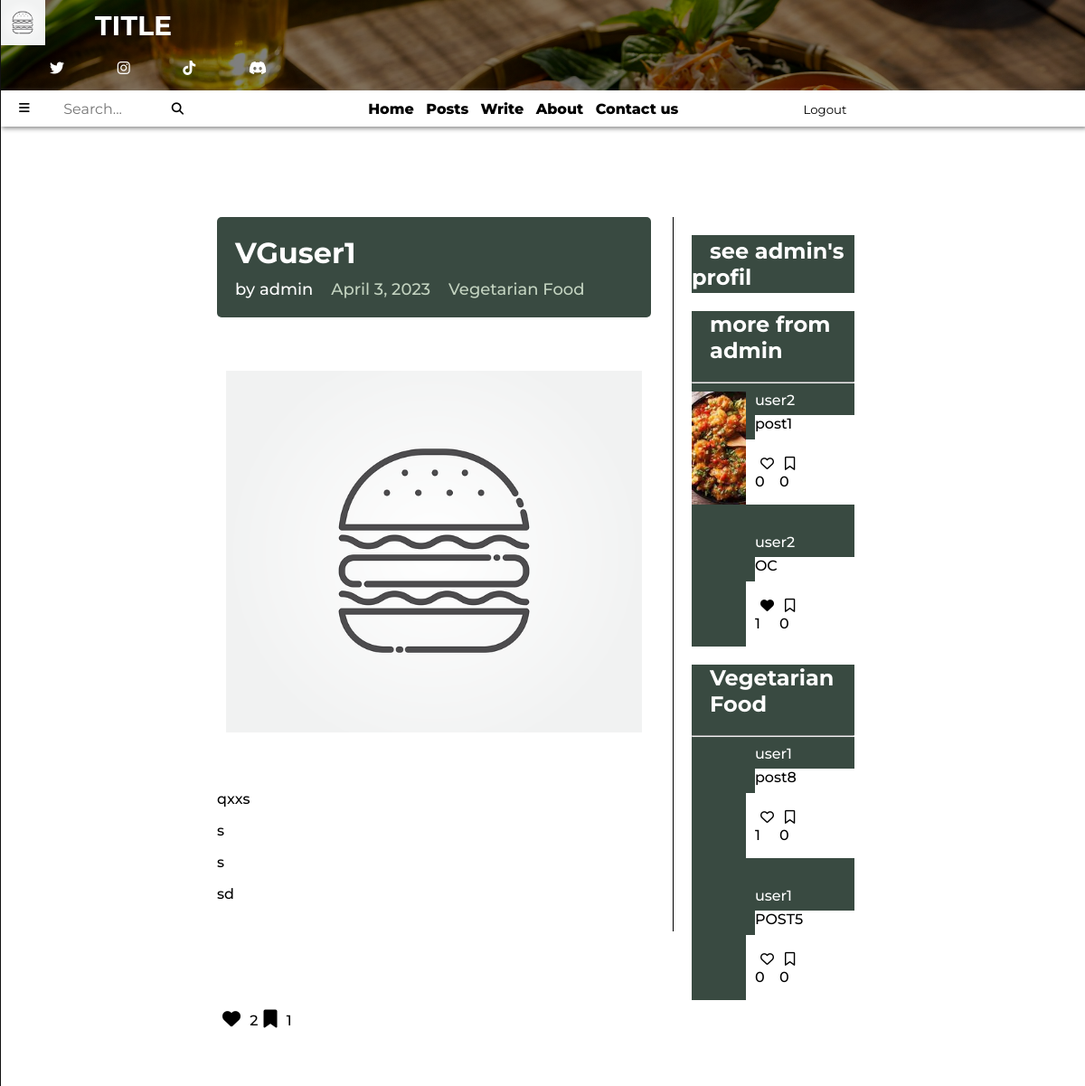
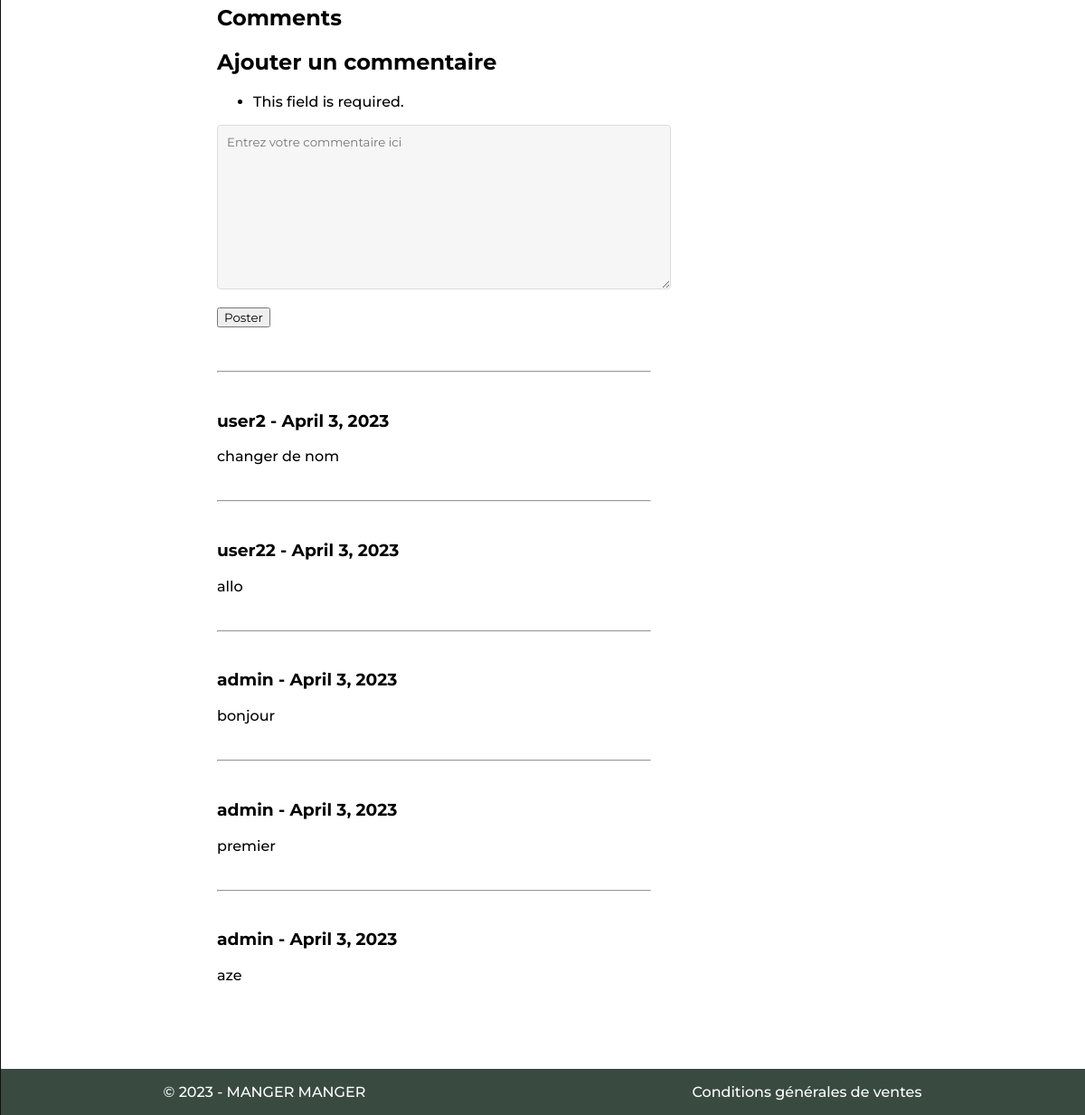
The page /post_display/4/admin/Vegetarian Food/ (signed in) on the database its author committed (2 pictures, top to bottom).
### blog_app/models.py (models this page shows, shortened)
class PostModels(models.Model): # structure d'un article de blog
    class Categories(models.TextChoices): # permet de définir des choix textuels pour la catégorie
        Healthy_Food = 'Healthy Food' # Healthy Food ... sont les clés classées dans la BDD pour chaque catégories
        Organic_Cuisine = 'Organic Cuisine'
        Vegetarian_Food = 'Vegetarian Food'
    user_id= models.ForeignKey(UserModels, on_delete=models.CASCADE)
    categorie = models.fields.CharField(choices=Categories.choices, max_length=15)
    date = models.DateField(auto_now_add=True)
    title = models.CharField(max_length=30, blank=False)
    content = RichTextUploadingField(blank=False, null=True)
    image = models.ImageField(upload_to='posts_images/', blank=False, null=True)
    favoris = models.ManyToManyField(UserModels, blank=True, related_name='favoris')
    bookmark = models.ManyToManyField(UserModels, blank=True, related_name='bookmark')
    objects = PostManager()

class UserModels(AbstractUser):
    description = models.TextField(blank=True, null=True)
    objects = UserManager()

class CommentModels(models.Model):
    username = models.CharField(max_length=30, blank=False)
    date = models.DateField(auto_now_add=True)
    content = models.TextField(max_length=200, blank=False)
    post = models.ForeignKey(PostModels, on_delete=models.CASCADE, related_name='comments')

### blog_app/views.py (the view, shortened to what this page needs)
# urls.py: path('post_display/<int:pk>/<str:user_id>/<str:categorie>/', views.post_detail, name='post_detail'),
def post_detail(request, pk, user_id, categorie):
    post = get_object_or_404(models.PostModels, pk=pk)
    by_username = models.PostModels.objects.filter(user_id=request.user.id).exclude(id__in=[post.id]).order_by('-id')[:2]
    by_categorie = models.PostModels.objects.filter(categorie=categorie).exclude(id__in=[post.id]+[post2.id for post2 in by_username]).order_by('-id')[:2]
    comments = models.CommentModels.objects.filter(post=post).order_by('-id')
    if request.user.is_authenticated:
        form = forms.CreateCommentForm(request.POST)
    else:
        form = None
    context = {
        'first_post': post,
        'post': post,
        'by_categorie': by_categorie,
        'by_username': by_username,
        'comments': comments,
        'form': form,
    }
    return render(request, 'blog_app/post/post_detail.html', context)

### blog_app/forms.py
class CreateCommentForm(forms.ModelForm):
    class Meta:
        model = models.CommentModels
        fields = ['content']
        labels = {
            'content': ''
        }
        widgets = {
            'content': forms.Textarea(attrs={'class': 'form-control', 'placeholder': 'Entrez votre commentaire ici', 'id': 'id_content'}),
        }

### blog_app/templates/blog_app/post/post_detail.html (shortened to what this page needs)
{% extends 'base.html' %}
    {% block stylesheet %}
    {% load static %}
    <link rel="stylesheet" href="{% static 'blog_app/post_detail.css' %}">
    {% endblock stylesheet %}
    {% block index %}
    {% include 'top_page.html' %}
    {% include 'nav.html' %}
    <div class="contents">
        <div class="main-content">
            <div class="content">
                <div class="banner">
                    <h1>{{ post.title }}</h1>
                    <div class="post-info">
                        <span>by {{ post.user_id.username }}</span>
                        <span class="date">{{ post.date }}</span>
                        <span class="category">{{ post.categorie }}</span>
                    </div>
                  </div>
                <br>
                <div class="post-img" style="background-image: url('{{ MEDIA_URL }}{{ post.image.url }}');">
                </div>
                <br>
                <br>
                <div class="content">{{ post.content|safe }}</div>
                <div class="icons">
                    {% include "blog_app/favori_btn.html" %}
                    {% include "blog_app/bookmark_btn.html" %}
                </div>
            </div>
            {% include "blog_app/comments.html" with pk=post.id|default_if_none:'' %}
        </div>
        <div class="more">
            <div class="box-user-profil-btn">
                <h2><a href="{% url 'account' user_id=post.user_id.id %}">see {{ post.user_id.username }}'s profil</a></h2>
            </div>
            <div class="more-posts">
                <h2>more from {{ post.user_id.username }}</h2>
                <hr>
                <div class="more-posts-grid">
                    {% for post in by_username|slice:":2" %}
                        <div class="post">
                            <div class="post-img img-zoom"
                                style="background-image: url('{{ MEDIA_URL }}{{ post.image.url }}');"
                                onclick="location.href='{% url 'post_detail' pk=post.id user_id=post.user_id categorie=post.categorie %}'">
                            </div>
                            <div class="post-description"
                                onclick="location.href='{% url 'post_detail' pk=post.id user_id=post.user_id categorie=post.categorie %}'">
                                <a href="{% url 'posts_filter' filter_by='username' value=post.user_id.id %}" class="author transition-btn">
                                    {{ post.user_id.username }}
                                </a>
                                <div class="description-text"
                                    onclick="location.href='{% url 'post_detail' pk=post.id user_id=post.user_id categorie=post.categorie %}'">
                                    {{ post.title|safe }}
                                </div>
                            </div>
                            <div class="icons boutons">
                                {% include "blog_app/favori_btn.html" %}
                                {% include "blog_app/bookmark_btn.html" %}
                            </div>
                            <div class="vide" onclick="location.href='{% url 'post_detail' pk=post.id user_id=post.user_id categorie=post.categorie %}'">
                            </div>
                        </div>
                    {% endfor %}
                </div>
            </div>
            <div class="more-posts">
                <h2>{{ post.categorie }}</h2>
                <hr>
                <div class="more-posts-grid">
                    {% for post in by_categorie|slice:":2" %}
                            <div class="post">
                                <div class="post-img img-zoom"
                                    style="background-image: url('{{ MEDIA_URL }}{{ post.image.url }}');"
                                    onclick="location.href='{% url 'post_detail' pk=post.id user_id=post.user_id categorie=post.categorie %}'">
                                </div>
                            <div class="post-description">
                                <a href="{% url 'posts_filter' filter_by='username' value=post.user_id.id %}" class="author transition-btn">
                                    {{ post.user_id.username }}
                                </a>
                                <div class="description-text"
                                    onclick="location.href='{% url 'post_detail' pk=post.id user_id=post.user_id categorie=post.categorie %}'">
                                    {{ post.title|safe }}
                                </div>
                            </div>
                            <div class="icons boutons">
                                {% include "blog_app/favori_btn.html" %}
                                {% include "blog_app/bookmark_btn.html" %}
                            </div>
                            <div class="vide" onclick="location.href='{% url 'post_detail' pk=post.id user_id=post.user_id categorie=post.categorie %}'">
                            </div>
                        </div>
                    {% endfor %}
                </div>
            </div>
        </div>
    </div>
    {% include 'footer.html' %}
    {% endblock index %}

### blog_app/templates/blog_app/favori_btn.html
<div id="favori-btns{{ post.id }}">
  <p>
    <button
      hx-post="{% url 'add_remove_favori' post.id %}"
      hx-target="#favori-btns{{ post.id }}"
      hx-swap="#favori-btns{{ post.id }}">
      {% if user in post.favoris.all %}
        <i class="fa-solid fa-heart material-icons"></i>
      {% else %}
        <i class="fa-regular fa-heart material-icons"></i>
      {% endif %}
    </button>
    {{ post.favoris.count }}
  </p>
</div>

### blog_app/templates/blog_app/bookmark_btn.html
<div id="bookmark-btns{{ post.id }}">
  <p>
    <button
      hx-post="{% url 'add_remove_bookmark' post.id %}"
      hx-target="#bookmark-btns{{ post.id }}"
      hx-swap="#bookmark-btns{{ post.id }}">
      {% if user in post.bookmark.all %}
        <i class="fa-solid fa-bookmark material-icons"></i>
      {% else %}
        <i class="fa-regular fa-bookmark material-icons"></i>
      {% endif %}
    </button>
    {{ post.bookmark.count }}
  </p>
</div>

### blog_app/templates/blog_app/comments.html (shortened to what this page needs)
{% if post %}
<div class="content" id="comments-area">
    <h2>Comments</h2>
    {% if request.user.is_authenticated %}
    <div class="btn-add-comment">
        <h2>Ajouter un commentaire</h2>
        <form method="POST">
            {{ form.as_p }}
            <button
                hx-post="{% url 'comments_area' pk=post.pk %}"
                hx-target="#comments-area"
                hx-swap="#comments-area">
                Poster
            </button>
        </form>
    </div>
    {% endif %}
    <div class="comments">
        {% if comments %}
        {% for comment in comments %}
            <hr>
            <div class="comment">
                <h3>{{ comment.username }} - {{ comment.date }}</h3>
                <p>{{ comment.content }}</p>
            </div>
        {% endfor %}
        {% else %}
        aucun commentaires pour l'instant
        {% endif %}
    </div>
</div>
{% endif %}

### blog_app/static/blog_app/base.css (style rules this page uses)
:root { --background-color: #729D39; --background-color-dark: #394a41; --transition-btn: .4s; }
* { font-family: 'Montserrat', sans-serif; }
html { scroll-behavior: smooth; font-weight: 500; }
body { margin: 0 auto; }
a { color: black; text-decoration: none; }
.blog-grid, .post { overflow: hidden; }
.img-zoom { background-size: cover; background-position: center; transition: transform 0.5s ease; }

### blog_app/static/blog_app/post_detail.css (style rules this page uses)
.contents { width: 100%; height: auto; display: flex; margin-top: 100px; }
.icons button { font-size: 15px; border: none; background-color: transparent; }
.box-user-profil-btn { display: flex; height: 4em; align-items: center; background-color: var(--background-color-dark); }
.box-user-profil-btn a { padding-left: 20px; color: #fff; }
.description-text, .boutons, .vide { background-color: white; }
.more-posts h2 { padding-left: 20px; }
.more-posts h2, .more-posts a { color: #fff; }
.more-posts, .more-posts-grid { background-color: var(--background-color-dark); }
.banner { background-color: var(--background-color-dark); color: #fff; padding: 20px; border-radius: 5px; margin-bottom: 30px; }
.banner h1 { margin: 0; font-size: 32px; font-weight: bold; margin-bottom: 10px; }
.banner .post-info { font-size: 18px; display: flex; align-items: center; }
.banner .post-info span { margin-right: 20px; }
.banner .date, .banner .category { color: #c3d3c0; }
.more { position: sticky; width: 15%; height: 750px; padding: 20px; top: 40px; left: 62%; border-left: 1px solid black; }
.more-posts { margin-top: 5%; }
.more-posts-grid { display: grid; margin-top: 5%; grid-template-rows: repeat(2,125px); grid-column-gap: 2em; grid-row-gap: 2em; }
.more-posts-grid .post { display: grid; grid-template-columns: repeat(3,1fr); grid-template-rows: repeat(3,1fr); }
.post .post-description, .post .boutons, .post .vide { display: flex; padding-left: 10px; cursor: pointer; }
.post .post-img { background-size: cover; background-position: center; grid-column: 1; grid-row: 1/4; cursor: pointer; }
.post .post-description { display: grid; grid-column: 2/4; grid-row: 1/3; grid-template-rows: repeat(2, 1fr); }
.post .description-text { overflow: hidden; }
.post .boutons { display: grid; grid-template-columns: repeat(2,1fr); justify-content: space-between; grid-column: 2; grid-row: 3; }
.post .vide { grid-column: 3/4; grid-row: 3; }
.more-posts-grid .post-description { overflow: hidden; text-overflow: ellipsis; }
.main-content .post-img { height: 400px; background-size: cover; background-position: center; margin: 10px; }
.contents .main-content { position: absolute; width: 40%; left: 20%; text-align: justify; }
button { cursor: pointer; }
.content .icons { display: flex; align-items: center; margin-top: 30px; margin-bottom: 50px; }
.content .icons button { font-size: 20px; }
.content .comments { margin-top: 10%; }
.content .comment { padding: 15px 0 15px 0; }
.comment p { word-wrap: break-word; overflow: hidden; text-overflow: ellipsis; max-width: 100%; }
#id_content { border: 1px solid #ddd; border-radius: 4px; padding: 10px; width: 100%; background-color: #f6f6f6; color: #333; }

### rows shown on the page
PostModels: title "VGuser1", user_id.username "admin", date "April 3, 2023", categorie "Vegetarian Food", image (picture), content "qxxs s s sd", favoris.count "2", bookmark.count "1"
CommentModels: username "user2", date "April 3, 2023", content "changer de nom"
CommentModels: username "user22", date "April 3, 2023", content "allo"
CommentModels: username "admin", date "April 3, 2023", content "bonjour"
CommentModels: username "admin", date "April 3, 2023", content "premier"
CommentModels: username "admin", date "April 3, 2023", content "aze"
PostModels: image (picture), user_id.username "user2", title "post1", favoris.count "0", bookmark.count "0"
PostModels: user_id.username "user2", title "OC", favoris.count "1", bookmark.count "0"
PostModels: user_id.username "user1", title "post8", favoris.count "1", bookmark.count "0"
PostModels: user_id.username "user1", title "POST5", favoris.count "0", bookmark.count "0"
